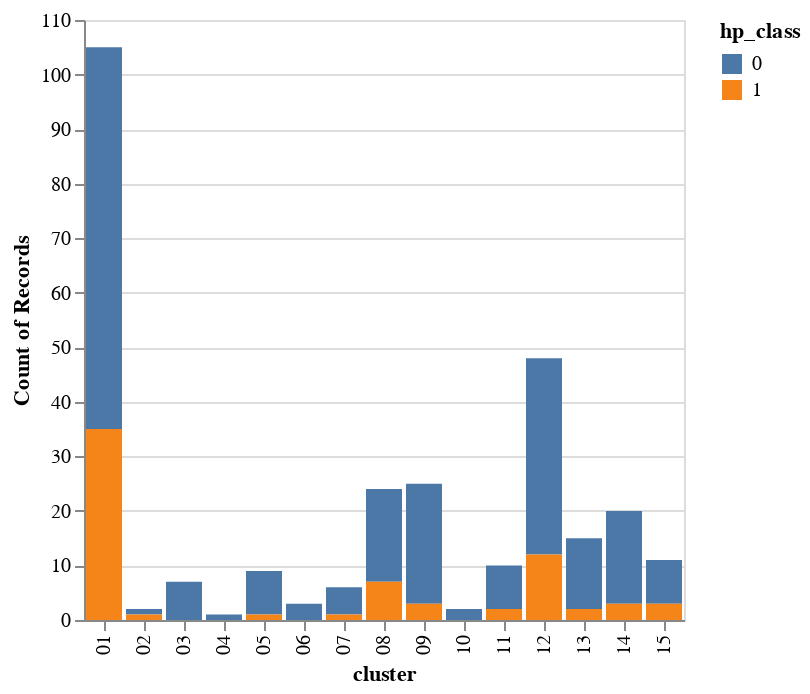

The cell this chart's notebook holds for it:
### Code cell
alt.Chart(df_topic_model_group).mark_bar().encode(
    x=alt.X('cluster:O'),
    y=alt.Y('count()'),
    color=alt.Color('hp_class:N')
)

### Figure 1 — Vega-Lite specification as saved in the notebook (floating-point values rounded to 4 significant figures; data arrays with more than 128 entries replaced by an {"elided": "..."} marker saying what was removed)
{"config": {"view": {"continuousWidth": 400, "continuousHeight": 300}}, "data": {"name": "data-29fe8599d05b40704093d2753b8ea280"}, "mark": "bar", "encoding": {"color": {"type": "nominal", "field": "hp_class"}, "x": {"type": "ordinal", "field": "cluster"}, "y": {"type": "quantitative", "aggregate": "count"}}, "$schema": "https://vega.github.io/schema/vega-lite/v4.8.1.json", "datasets": {"data-29fe8599d05b40704093d2753b8ea280": {"elided": "288 records"}}}
